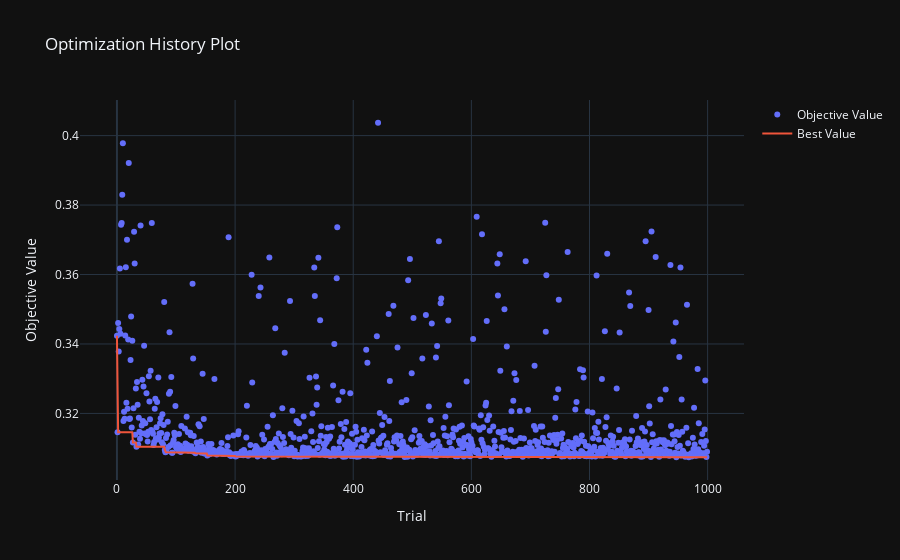

Here is the notebook cell this chart was saved with:
### Code cell
fig = plot_optimization_history(study_xgb)
fig.show()

### Figure 1 — Plotly figure (JSON) as saved in the notebook; plotly's stock layout.template omitted (floating-point values rounded to 4 significant figures; data arrays with more than 128 entries replaced by an {"elided": "..."} marker saying what was removed)
{"data": [{"mode": "markers", "name": "Objective Value", "type": "scatter", "x": {"elided": "1000 int values"}, "y": {"elided": "1000 float values"}}, {"mode": "lines", "name": "Best Value", "type": "scatter", "x": {"elided": "1000 int values"}, "y": {"elided": "1000 float values"}}, {"marker": {"color": "#cccccc"}, "mode": "markers", "name": "Infeasible Trial", "showlegend": false, "type": "scatter", "x": [], "y": []}], "layout": {"title": {"text": "Optimization History Plot"}, "xaxis": {"title": {"text": "Trial"}}, "yaxis": {"title": {"text": "Objective Value"}}}}
